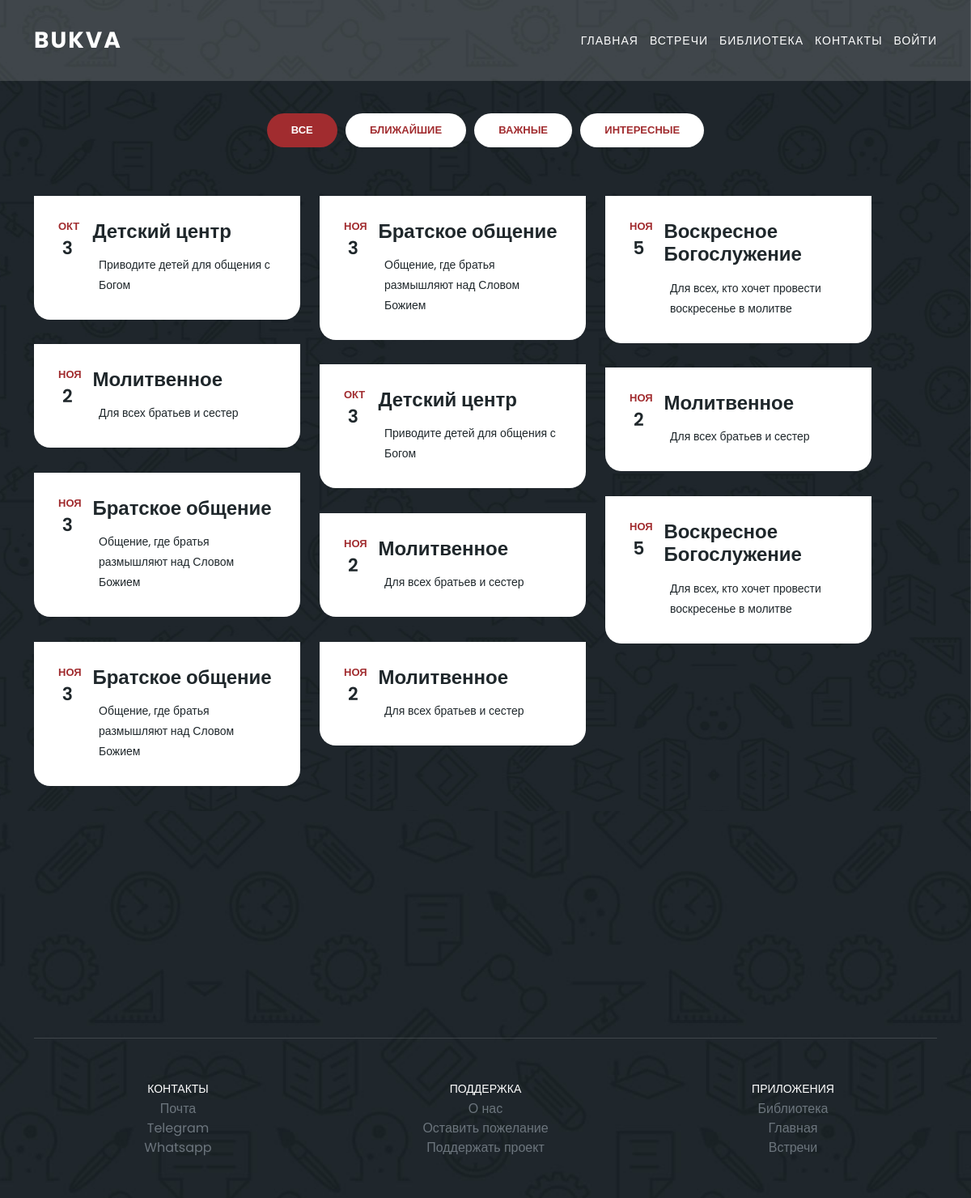
Page /meetings on the committed database.
### home/models.py (models this page shows, shortened)
class Events(models.Model):
    STATUS = (
        ('True', 'True'),
        ('False', 'False')
    )
    title = models.CharField("Название", max_length=50)
    slug = models.SlugField(max_length=50, unique=True, db_index=True, verbose_name='URL')
    details = models.CharField("Детали", max_length=150)
    location = models.CharField("Место проведения", blank=True, max_length=50)
    for_who = models.CharField('Для кого?', blank=True, max_length=50)
    descriptions = RichTextUploadingField("Описание", blank=True)
    date = models.DateField('Дата события')
    start_time = models.TimeField('Время начала')
    end_time = models.TimeField("Время конца")
    is_important = models.BooleanField('Важное', default=False)
    is_attractive = models.BooleanField('Интересное', default=False)
    status = models.CharField("Опубликовать", max_length=10, choices=STATUS, default=True)
    create_at = models.DateTimeField(auto_now_add=True)
    update_at = models.DateTimeField(auto_now=True)
    def get_absolute_url(self):
        return reverse('meeting_details', kwargs={'meeting_slug': self.slug})
    class Meta:
        verbose_name = 'Встреча'
        verbose_name_plural = 'Встречи'

### home/views.py (the view)
# urls.py: path("meetings", Meetings.as_view(), name='meetings'),
class Meetings(DataMixin, ListView):
    model = Events
    template_name = 'home/meetings.html'
    context_object_name = 'meeting'
    def get_context_data(self, *, object_list=False, **kwargs):
        context = super().get_context_data(**kwargs)
        c_def = self.get_user_context()
        return context | c_def

### home/templatetags/home_tags.py (called while the page is built)
@register.inclusion_tag('home/show_meeting.html')
def show_meetings():
    all = Events.objects.all()
    soon = Events.objects.order_by('date')[:3]
    imp = Events.objects.filter(is_important=True)
    attr = Events.objects.filter(is_attractive=True)
    return {'imp': imp,
            'all': all,
            'soon': soon,
            'attr': attr,
            }

### home/utils.py (called while the page is built)
    def get_user_context(self, **kwargs):
        context = kwargs
        setting = Setting.objects.get(pk=1)
        context['item'] = setting
        context['menu_name'] = menu_name
        return context

### home/templates/home/meetings.html (shortened to what this page needs)
{% extends 'home/homebase.html' %}
{% load static %}
{% load home_tags %}
{% block header %} {% include 'home/header.html' %} {% endblock %}
{% block content %}
  <section class="meetings-page" id="meetings">
    <div class="container">
      <div class="row">
        <div class="col-lg-12">
          <div class="row">
            <div class="col-lg-12">
              <div class="filters">
                <ul>
                  <li data-filter=".total" class= "active">Все</li>
                  <li data-filter=".soon">Ближайшие</li>
                  <li data-filter=".imp">Важные</li>
                  <li data-filter=".att">Интересные</li>
                </ul>
              </div>
            </div>
            <div class="col-lg-12">
              <div class="row grid">
                {% show_meetings %}
              </div>
            </div>
          </div>
        </div>
      </div>
    </div>
  </section>
{% endblock %}
{% block footer %} {% include 'home/footer.html' %} {% endblock %}

### home/templates/home/show_meeting.html
{% for i in all %}
<div class="col-lg-4 templatemo-item-col all total">
  <div class="meeting-item">
    <div class="down-content">
      <div class="date col-lg-1">
        <h6>{{ i.date|date:"b" }} <span>{{ i.date|date:"j" }}</span></h6>
      </div>
      <a class="col-lg-3" href="{{ i.get_absolute_url }}"><h4>{{ i.title }}</h4></a>
      <p>{{ i.details }}</p>
    </div>
  </div>
</div>
{% endfor %}
{% for i in soon %}
<div class="col-lg-4 templatemo-item-col all soon">
  <div class="meeting-item">
    <div class="down-content">
      <div class="date col-lg-1">
        <h6>{{ i.date|date:"b" }} <span>{{ i.date|date:"j" }}</span></h6>
      </div>
      <a class="col-lg-3" href="{{ i.get_absolute_url }}"><h4>{{ i.title }}</h4></a>
      <p>{{ i.details }}</p>
    </div>
  </div>
</div>
{% endfor %}
{% for i in imp %}
<div class="col-lg-4 templatemo-item-col all imp">
  <div class="meeting-item">
    <div class="down-content">
      <div class="date col-lg-1">
        <h6>{{ i.date|date:"b" }} <span>{{ i.date|date:"j" }}</span></h6>
      </div>
      <a class="col-lg-3" href="{{ i.get_absolute_url }}"><h4>{{ i.title }}</h4></a>
      <p>{{ i.details }}</p>
    </div>
  </div>
</div>
{% endfor %}
{% for i in attr %}
<div class="col-lg-4 templatemo-item-col all att">
  <div class="meeting-item">
    <div class="down-content">
      <div class="date col-lg-1">
        <h6>{{ i.date|date:"b" }} <span>{{ i.date|date:"j" }}</span></h6>
      </div>
      <a class="col-lg-3" href="{{ i.get_absolute_url }}"><h4>{{ i.title }}</h4></a>
      <p>{{ i.details }}</p>
    </div>
  </div>
</div>
{% endfor %}

### home/static/home/css/common.css (style rules this page uses)
html, body, div, span, applet, object, iframe, h1, h2, h3, h4, h5, h6, p, blockquote, div pre, a, abbr, acronym, address, big, cite, code, del, dfn, em, font, img, ins, kbd, q, s, samp, small, strike, strong, sub, sup, tt, var, b, u, i, center, dl, dt, dd, ol, ul, li, figure, header, nav, section, article, aside, footer, figcaption { margin: 0; padding: 0; border: 0; outline: 0; }
ul, li { padding: 0; margin: 0; list-style: none; }
header, nav, section, article, aside, footer, hgroup { display: block; }
* { box-sizing: border-box; }
html, body { font-family: 'Poppins', sans-serif; font-weight: 400; background-color: #fff; font-size: 16px; -ms-text-size-adjust: 100%; -webkit-font-smoothing: antialiased; -moz-osx-font-smoothing: grayscale; color: white; }
a { text-decoration: none !important; color: #3CF; }
h1, h2, h3, h4, h5, h6 { margin-top: 0px; margin-bottom: 0px; }
ul { margin-bottom: 0px; }
p { font-size: 14px; line-height: 25px; color: white; }
html, body { background: #fff; font-family: 'Poppins', sans-serif; }

### home/static/home/css/meetings.css (style rules this page uses)
.meeting-item { margin-bottom: 30px; }
.meeting-item .down-content { background-color: #fff; padding: 30px; border-bottom-right-radius: 20px; border-bottom-left-radius: 20px; }
.meeting-item .down-content .date { float: left; text-align: center; display: inline-block; margin-right: 20px; }
.meeting-item .down-content .date h6 { font-size: 13px; text-transform: uppercase; font-weight: 600; color: #a12c2f; }
.meeting-item .down-content .date span { display: block; color: #1f272b; font-size: 22px; margin-top: 7px; }
.meeting-item .down-content h4 { word-wrap: break-word; color: #1f272b; font-weight: 600; margin-bottom: 15px; }
.meeting-item .down-content p { margin-left: 50px; color: #1f272b; font-size: 14px; }

### home/static/home/css/meeting_details.css (style rules this page uses)
section.meetings-page { background-image: url(../images/meetings-page-bg.jpg); background-position: center center; background-attachment: fixed; background-repeat: no-repeat; background-size: cover; padding-top: 140px; padding-bottom: 0px; }
section.meetings-page .filters { text-align: center; margin-bottom: 60px; }
section.meetings-page .filters li { font-size: 13px; color: #a12c2f; background-color: #fff; padding: 11px 30px; display: inline-block; border-radius: 22px; font-weight: 600; text-transform: uppercase; transition: all .3s; cursor: pointer; margin: 0px 3px; }
section.meetings-page .filters ul li.active, section.meetings-page .filters ul li:hover { background-color: #a12c2f; color: #fff; }
.templatemo-item-col { width: 31%; }

### rows in the picture
Events: date "ОКТ", date "3", title "Детский центр", details "Приводите детей для общения с Богом"
Events: date "НОЯ", date "3", title "Братское общение", details "Общение, где братья размышляют над Словом Божием"
Events: date "НОЯ", date "5", title "Воскресное Богослужение", details "Для всех, кто хочет провести воскресенье в молитве"
Events: date "НОЯ", date "2", title "Молитвенное", details "Для всех братьев и сестер"

### other values in the picture
{{ names.name }} "ГЛАВНАЯ" "ВСТРЕЧИ" "БИБЛИОТЕКА" "КОНТАКТЫ"
